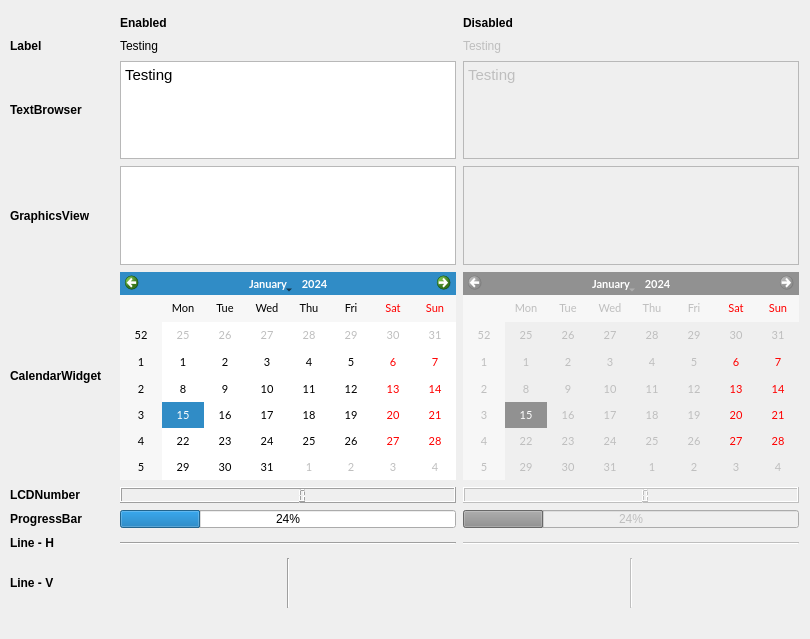
<?xml version="1.0" encoding="UTF-8"?>
<ui version="4.0">
 <class>Form</class>
 <widget class="QWidget" name="Form">
  <property name="geometry">
   <rect>
    <x>0</x>
    <y>0</y>
    <width>810</width>
    <height>639</height>
   </rect>
  </property>
  <property name="windowTitle">
   <string>Form</string>
  </property>
  <widget class="QLabel" name="label_6">
   <property name="geometry">
    <rect>
     <x>10</x>
     <y>272</y>
     <width>103</width>
     <height>208</height>
    </rect>
   </property>
   <property name="sizePolicy">
    <sizepolicy hsizetype="Preferred" vsizetype="Preferred">
     <horstretch>0</horstretch>
     <verstretch>0</verstretch>
    </sizepolicy>
   </property>
   <property name="minimumSize">
    <size>
     <width>0</width>
     <height>0</height>
    </size>
   </property>
   <property name="maximumSize">
    <size>
     <width>16777215</width>
     <height>16777215</height>
    </size>
   </property>
   <property name="font">
    <font>
     <weight>75</weight>
     <bold>true</bold>
    </font>
   </property>
   <property name="toolTip">
    <string>This is a tool tip</string>
   </property>
   <property name="statusTip">
    <string>This is a status tip</string>
   </property>
   <property name="whatsThis">
    <string>This is &quot;what is this&quot;</string>
   </property>
   <property name="text">
    <string>CalendarWidget</string>
   </property>
  </widget>
  <widget class="QLabel" name="label_4">
   <property name="geometry">
    <rect>
     <x>10</x>
     <y>61</y>
     <width>103</width>
     <height>98</height>
    </rect>
   </property>
   <property name="sizePolicy">
    <sizepolicy hsizetype="Preferred" vsizetype="Preferred">
     <horstretch>0</horstretch>
     <verstretch>0</verstretch>
    </sizepolicy>
   </property>
   <property name="minimumSize">
    <size>
     <width>0</width>
     <height>0</height>
    </size>
   </property>
   <property name="maximumSize">
    <size>
     <width>16777215</width>
     <height>16777215</height>
    </size>
   </property>
   <property name="font">
    <font>
     <weight>75</weight>
     <bold>true</bold>
    </font>
   </property>
   <property name="toolTip">
    <string>This is a tool tip</string>
   </property>
   <property name="statusTip">
    <string>This is a status tip</string>
   </property>
   <property name="whatsThis">
    <string>This is &quot;what is this&quot;</string>
   </property>
   <property name="text">
    <string>TextBrowser</string>
   </property>
  </widget>
  <widget class="QLabel" name="label_78">
   <property name="geometry">
    <rect>
     <x>463</x>
     <y>15</y>
     <width>336</width>
     <height>16</height>
    </rect>
   </property>
   <property name="sizePolicy">
    <sizepolicy hsizetype="Preferred" vsizetype="Preferred">
     <horstretch>0</horstretch>
     <verstretch>0</verstretch>
    </sizepolicy>
   </property>
   <property name="font">
    <font>
     <weight>75</weight>
     <bold>true</bold>
    </font>
   </property>
   <property name="text">
    <string>Disabled</string>
   </property>
  </widget>
  <widget class="QLCDNumber" name="lcdNumber">
   <property name="geometry">
    <rect>
     <x>120</x>
     <y>487</y>
     <width>336</width>
     <height>16</height>
    </rect>
   </property>
   <property name="sizePolicy">
    <sizepolicy hsizetype="Preferred" vsizetype="Preferred">
     <horstretch>0</horstretch>
     <verstretch>0</verstretch>
    </sizepolicy>
   </property>
   <property name="minimumSize">
    <size>
     <width>0</width>
     <height>0</height>
    </size>
   </property>
   <property name="maximumSize">
    <size>
     <width>16777215</width>
     <height>16777215</height>
    </size>
   </property>
   <property name="toolTip">
    <string>This is a tool tip</string>
   </property>
   <property name="statusTip">
    <string>This is a status tip</string>
   </property>
   <property name="whatsThis">
    <string>This is &quot;what is this&quot;</string>
   </property>
  </widget>
  <widget class="QLabel" name="label_77">
   <property name="geometry">
    <rect>
     <x>120</x>
     <y>15</y>
     <width>336</width>
     <height>16</height>
    </rect>
   </property>
   <property name="sizePolicy">
    <sizepolicy hsizetype="Preferred" vsizetype="Preferred">
     <horstretch>0</horstretch>
     <verstretch>0</verstretch>
    </sizepolicy>
   </property>
   <property name="font">
    <font>
     <weight>75</weight>
     <bold>true</bold>
    </font>
   </property>
   <property name="text">
    <string>Enabled</string>
   </property>
  </widget>
  <widget class="QCalendarWidget" name="calendarWidgetDis">
   <property name="enabled">
    <bool>false</bool>
   </property>
   <property name="geometry">
    <rect>
     <x>463</x>
     <y>272</y>
     <width>336</width>
     <height>208</height>
    </rect>
   </property>
   <property name="sizePolicy">
    <sizepolicy hsizetype="Preferred" vsizetype="Preferred">
     <horstretch>0</horstretch>
     <verstretch>0</verstretch>
    </sizepolicy>
   </property>
   <property name="maximumSize">
    <size>
     <width>350</width>
     <height>16777215</height>
    </size>
   </property>
   <property name="font">
    <font>
     <family>Lato</family>
     <pointsize>8</pointsize>
     <italic>false</italic>
    </font>
   </property>
  </widget>
  <widget class="QTextBrowser" name="textBrowserDis">
   <property name="enabled">
    <bool>false</bool>
   </property>
   <property name="geometry">
    <rect>
     <x>463</x>
     <y>61</y>
     <width>336</width>
     <height>98</height>
    </rect>
   </property>
   <property name="sizePolicy">
    <sizepolicy hsizetype="Preferred" vsizetype="Preferred">
     <horstretch>0</horstretch>
     <verstretch>0</verstretch>
    </sizepolicy>
   </property>
   <property name="html">
    <string>&lt;!DOCTYPE HTML PUBLIC &quot;-//W3C//DTD HTML 4.0//EN&quot; &quot;http://www.w3.org/TR/REC-html40/strict.dtd&quot;&gt;
&lt;html&gt;&lt;head&gt;&lt;meta name=&quot;qrichtext&quot; content=&quot;1&quot; /&gt;&lt;style type=&quot;text/css&quot;&gt;
p, li { white-space: pre-wrap; }
&lt;/style&gt;&lt;/head&gt;&lt;body style=&quot; font-family:'MS Shell Dlg 2'; font-size:7.8pt; font-weight:400; font-style:normal;&quot;&gt;
&lt;p style=&quot; margin-top:0px; margin-bottom:0px; margin-left:0px; margin-right:0px; -qt-block-indent:0; text-indent:0px;&quot;&gt;&lt;span style=&quot; font-family:'Cantarell'; font-size:11pt;&quot;&gt;Testing&lt;/span&gt;&lt;/p&gt;&lt;/body&gt;&lt;/html&gt;</string>
   </property>
  </widget>
  <widget class="QLabel" name="label_3">
   <property name="geometry">
    <rect>
     <x>10</x>
     <y>38</y>
     <width>103</width>
     <height>16</height>
    </rect>
   </property>
   <property name="sizePolicy">
    <sizepolicy hsizetype="Preferred" vsizetype="Preferred">
     <horstretch>0</horstretch>
     <verstretch>0</verstretch>
    </sizepolicy>
   </property>
   <property name="minimumSize">
    <size>
     <width>0</width>
     <height>0</height>
    </size>
   </property>
   <property name="maximumSize">
    <size>
     <width>16777215</width>
     <height>16777215</height>
    </size>
   </property>
   <property name="font">
    <font>
     <weight>75</weight>
     <bold>true</bold>
    </font>
   </property>
   <property name="toolTip">
    <string>This is a tool tip</string>
   </property>
   <property name="statusTip">
    <string>This is a status tip</string>
   </property>
   <property name="whatsThis">
    <string>This is &quot;what is this&quot;</string>
   </property>
   <property name="text">
    <string>Label</string>
   </property>
  </widget>
  <widget class="QTextBrowser" name="textBrowser">
   <property name="geometry">
    <rect>
     <x>120</x>
     <y>61</y>
     <width>336</width>
     <height>98</height>
    </rect>
   </property>
   <property name="sizePolicy">
    <sizepolicy hsizetype="Preferred" vsizetype="Preferred">
     <horstretch>0</horstretch>
     <verstretch>0</verstretch>
    </sizepolicy>
   </property>
   <property name="minimumSize">
    <size>
     <width>0</width>
     <height>0</height>
    </size>
   </property>
   <property name="maximumSize">
    <size>
     <width>16777215</width>
     <height>16777215</height>
    </size>
   </property>
   <property name="toolTip">
    <string>This is a tool tip</string>
   </property>
   <property name="statusTip">
    <string>This is a status tip</string>
   </property>
   <property name="whatsThis">
    <string>This is &quot;what is this&quot;</string>
   </property>
   <property name="html">
    <string>&lt;!DOCTYPE HTML PUBLIC &quot;-//W3C//DTD HTML 4.0//EN&quot; &quot;http://www.w3.org/TR/REC-html40/strict.dtd&quot;&gt;
&lt;html&gt;&lt;head&gt;&lt;meta name=&quot;qrichtext&quot; content=&quot;1&quot; /&gt;&lt;style type=&quot;text/css&quot;&gt;
p, li { white-space: pre-wrap; }
&lt;/style&gt;&lt;/head&gt;&lt;body style=&quot; font-family:'MS Shell Dlg 2'; font-size:7.8pt; font-weight:400; font-style:normal;&quot;&gt;
&lt;p style=&quot; margin-top:0px; margin-bottom:0px; margin-left:0px; margin-right:0px; -qt-block-indent:0; text-indent:0px;&quot;&gt;&lt;span style=&quot; font-family:'Cantarell'; font-size:11pt;&quot;&gt;Testing&lt;/span&gt;&lt;/p&gt;
&lt;p style=&quot;-qt-paragraph-type:empty; margin-top:0px; margin-bottom:0px; margin-left:0px; margin-right:0px; -qt-block-indent:0; text-indent:0px; font-family:'Cantarell'; font-size:11pt;&quot;&gt;&lt;br /&gt;&lt;/p&gt;&lt;/body&gt;&lt;/html&gt;</string>
   </property>
  </widget>
  <widget class="QGraphicsView" name="graphicsViewDis">
   <property name="enabled">
    <bool>false</bool>
   </property>
   <property name="geometry">
    <rect>
     <x>463</x>
     <y>166</y>
     <width>336</width>
     <height>99</height>
    </rect>
   </property>
   <property name="sizePolicy">
    <sizepolicy hsizetype="Preferred" vsizetype="Preferred">
     <horstretch>0</horstretch>
     <verstretch>0</verstretch>
    </sizepolicy>
   </property>
  </widget>
  <widget class="QLCDNumber" name="lcdNumberDis">
   <property name="enabled">
    <bool>false</bool>
   </property>
   <property name="geometry">
    <rect>
     <x>463</x>
     <y>487</y>
     <width>336</width>
     <height>16</height>
    </rect>
   </property>
   <property name="sizePolicy">
    <sizepolicy hsizetype="Preferred" vsizetype="Preferred">
     <horstretch>0</horstretch>
     <verstretch>0</verstretch>
    </sizepolicy>
   </property>
  </widget>
  <widget class="QCalendarWidget" name="calendarWidget">
   <property name="geometry">
    <rect>
     <x>120</x>
     <y>272</y>
     <width>336</width>
     <height>208</height>
    </rect>
   </property>
   <property name="sizePolicy">
    <sizepolicy hsizetype="Preferred" vsizetype="Preferred">
     <horstretch>0</horstretch>
     <verstretch>0</verstretch>
    </sizepolicy>
   </property>
   <property name="minimumSize">
    <size>
     <width>0</width>
     <height>0</height>
    </size>
   </property>
   <property name="maximumSize">
    <size>
     <width>350</width>
     <height>16777215</height>
    </size>
   </property>
   <property name="font">
    <font>
     <family>Lato</family>
     <pointsize>8</pointsize>
     <italic>false</italic>
    </font>
   </property>
   <property name="toolTip">
    <string>This is a tool tip</string>
   </property>
   <property name="statusTip">
    <string>This is a status tip</string>
   </property>
   <property name="whatsThis">
    <string>This is &quot;what is this&quot;</string>
   </property>
  </widget>
  <widget class="QLabel" name="label_2">
   <property name="geometry">
    <rect>
     <x>120</x>
     <y>38</y>
     <width>336</width>
     <height>16</height>
    </rect>
   </property>
   <property name="sizePolicy">
    <sizepolicy hsizetype="Preferred" vsizetype="Preferred">
     <horstretch>0</horstretch>
     <verstretch>0</verstretch>
    </sizepolicy>
   </property>
   <property name="minimumSize">
    <size>
     <width>0</width>
     <height>0</height>
    </size>
   </property>
   <property name="maximumSize">
    <size>
     <width>16777215</width>
     <height>16777215</height>
    </size>
   </property>
   <property name="toolTip">
    <string>This is a tool tip</string>
   </property>
   <property name="statusTip">
    <string>This is a status tip</string>
   </property>
   <property name="whatsThis">
    <string>This is &quot;what is this&quot;</string>
   </property>
   <property name="text">
    <string>Testing</string>
   </property>
  </widget>
  <widget class="QLabel" name="label_79">
   <property name="enabled">
    <bool>false</bool>
   </property>
   <property name="geometry">
    <rect>
     <x>463</x>
     <y>38</y>
     <width>336</width>
     <height>16</height>
    </rect>
   </property>
   <property name="sizePolicy">
    <sizepolicy hsizetype="Preferred" vsizetype="Preferred">
     <horstretch>0</horstretch>
     <verstretch>0</verstretch>
    </sizepolicy>
   </property>
   <property name="text">
    <string>Testing</string>
   </property>
  </widget>
  <widget class="QLabel" name="label_10">
   <property name="geometry">
    <rect>
     <x>10</x>
     <y>558</y>
     <width>103</width>
     <height>50</height>
    </rect>
   </property>
   <property name="sizePolicy">
    <sizepolicy hsizetype="Preferred" vsizetype="Preferred">
     <horstretch>0</horstretch>
     <verstretch>0</verstretch>
    </sizepolicy>
   </property>
   <property name="minimumSize">
    <size>
     <width>0</width>
     <height>0</height>
    </size>
   </property>
   <property name="maximumSize">
    <size>
     <width>16777215</width>
     <height>16777215</height>
    </size>
   </property>
   <property name="font">
    <font>
     <weight>75</weight>
     <bold>true</bold>
    </font>
   </property>
   <property name="toolTip">
    <string>This is a tool tip</string>
   </property>
   <property name="statusTip">
    <string>This is a status tip</string>
   </property>
   <property name="whatsThis">
    <string>This is &quot;what is this&quot;</string>
   </property>
   <property name="text">
    <string>Line - V</string>
   </property>
  </widget>
  <widget class="Line" name="lineV">
   <property name="geometry">
    <rect>
     <x>120</x>
     <y>558</y>
     <width>336</width>
     <height>50</height>
    </rect>
   </property>
   <property name="sizePolicy">
    <sizepolicy hsizetype="Preferred" vsizetype="Preferred">
     <horstretch>0</horstretch>
     <verstretch>0</verstretch>
    </sizepolicy>
   </property>
   <property name="minimumSize">
    <size>
     <width>0</width>
     <height>50</height>
    </size>
   </property>
   <property name="maximumSize">
    <size>
     <width>16777215</width>
     <height>16777215</height>
    </size>
   </property>
   <property name="toolTip">
    <string>This is a tool tip</string>
   </property>
   <property name="statusTip">
    <string>This is a status tip</string>
   </property>
   <property name="whatsThis">
    <string>This is &quot;what is this&quot;</string>
   </property>
   <property name="orientation">
    <enum>Qt::Vertical</enum>
   </property>
  </widget>
  <widget class="QLabel" name="label_7">
   <property name="geometry">
    <rect>
     <x>10</x>
     <y>487</y>
     <width>103</width>
     <height>16</height>
    </rect>
   </property>
   <property name="sizePolicy">
    <sizepolicy hsizetype="Preferred" vsizetype="Preferred">
     <horstretch>0</horstretch>
     <verstretch>0</verstretch>
    </sizepolicy>
   </property>
   <property name="minimumSize">
    <size>
     <width>0</width>
     <height>0</height>
    </size>
   </property>
   <property name="maximumSize">
    <size>
     <width>16777215</width>
     <height>16777215</height>
    </size>
   </property>
   <property name="font">
    <font>
     <weight>75</weight>
     <bold>true</bold>
    </font>
   </property>
   <property name="toolTip">
    <string>This is a tool tip</string>
   </property>
   <property name="statusTip">
    <string>This is a status tip</string>
   </property>
   <property name="whatsThis">
    <string>This is &quot;what is this&quot;</string>
   </property>
   <property name="text">
    <string>LCDNumber</string>
   </property>
  </widget>
  <widget class="QLabel" name="label_5">
   <property name="geometry">
    <rect>
     <x>10</x>
     <y>166</y>
     <width>103</width>
     <height>99</height>
    </rect>
   </property>
   <property name="sizePolicy">
    <sizepolicy hsizetype="Preferred" vsizetype="Preferred">
     <horstretch>0</horstretch>
     <verstretch>0</verstretch>
    </sizepolicy>
   </property>
   <property name="minimumSize">
    <size>
     <width>0</width>
     <height>0</height>
    </size>
   </property>
   <property name="maximumSize">
    <size>
     <width>16777215</width>
     <height>16777215</height>
    </size>
   </property>
   <property name="font">
    <font>
     <weight>75</weight>
     <bold>true</bold>
    </font>
   </property>
   <property name="toolTip">
    <string>This is a tool tip</string>
   </property>
   <property name="statusTip">
    <string>This is a status tip</string>
   </property>
   <property name="whatsThis">
    <string>This is &quot;what is this&quot;</string>
   </property>
   <property name="text">
    <string>GraphicsView</string>
   </property>
  </widget>
  <widget class="QGraphicsView" name="graphicsView">
   <property name="geometry">
    <rect>
     <x>120</x>
     <y>166</y>
     <width>336</width>
     <height>99</height>
    </rect>
   </property>
   <property name="sizePolicy">
    <sizepolicy hsizetype="Preferred" vsizetype="Preferred">
     <horstretch>0</horstretch>
     <verstretch>0</verstretch>
    </sizepolicy>
   </property>
   <property name="minimumSize">
    <size>
     <width>0</width>
     <height>0</height>
    </size>
   </property>
   <property name="maximumSize">
    <size>
     <width>16777215</width>
     <height>16777215</height>
    </size>
   </property>
   <property name="toolTip">
    <string>This is a tool tip</string>
   </property>
   <property name="statusTip">
    <string>This is a status tip</string>
   </property>
   <property name="whatsThis">
    <string>This is &quot;what is this&quot;</string>
   </property>
  </widget>
  <widget class="QLabel" name="label_8">
   <property name="geometry">
    <rect>
     <x>10</x>
     <y>510</y>
     <width>103</width>
     <height>18</height>
    </rect>
   </property>
   <property name="sizePolicy">
    <sizepolicy hsizetype="Preferred" vsizetype="Preferred">
     <horstretch>0</horstretch>
     <verstretch>0</verstretch>
    </sizepolicy>
   </property>
   <property name="minimumSize">
    <size>
     <width>0</width>
     <height>0</height>
    </size>
   </property>
   <property name="maximumSize">
    <size>
     <width>16777215</width>
     <height>16777215</height>
    </size>
   </property>
   <property name="font">
    <font>
     <weight>75</weight>
     <bold>true</bold>
    </font>
   </property>
   <property name="toolTip">
    <string>This is a tool tip</string>
   </property>
   <property name="statusTip">
    <string>This is a status tip</string>
   </property>
   <property name="whatsThis">
    <string>This is &quot;what is this&quot;</string>
   </property>
   <property name="text">
    <string>ProgressBar</string>
   </property>
  </widget>
  <widget class="Line" name="lineVDis">
   <property name="enabled">
    <bool>false</bool>
   </property>
   <property name="geometry">
    <rect>
     <x>463</x>
     <y>558</y>
     <width>336</width>
     <height>50</height>
    </rect>
   </property>
   <property name="sizePolicy">
    <sizepolicy hsizetype="Preferred" vsizetype="Preferred">
     <horstretch>0</horstretch>
     <verstretch>0</verstretch>
    </sizepolicy>
   </property>
   <property name="minimumSize">
    <size>
     <width>0</width>
     <height>50</height>
    </size>
   </property>
   <property name="orientation">
    <enum>Qt::Vertical</enum>
   </property>
  </widget>
  <widget class="Line" name="lineHDis">
   <property name="enabled">
    <bool>false</bool>
   </property>
   <property name="geometry">
    <rect>
     <x>463</x>
     <y>535</y>
     <width>336</width>
     <height>16</height>
    </rect>
   </property>
   <property name="sizePolicy">
    <sizepolicy hsizetype="Preferred" vsizetype="Preferred">
     <horstretch>0</horstretch>
     <verstretch>0</verstretch>
    </sizepolicy>
   </property>
   <property name="orientation">
    <enum>Qt::Horizontal</enum>
   </property>
  </widget>
  <widget class="QProgressBar" name="progressBarDis">
   <property name="enabled">
    <bool>false</bool>
   </property>
   <property name="geometry">
    <rect>
     <x>463</x>
     <y>510</y>
     <width>336</width>
     <height>18</height>
    </rect>
   </property>
   <property name="sizePolicy">
    <sizepolicy hsizetype="Preferred" vsizetype="Preferred">
     <horstretch>0</horstretch>
     <verstretch>0</verstretch>
    </sizepolicy>
   </property>
   <property name="value">
    <number>24</number>
   </property>
  </widget>
  <widget class="Line" name="lineH">
   <property name="geometry">
    <rect>
     <x>120</x>
     <y>535</y>
     <width>336</width>
     <height>16</height>
    </rect>
   </property>
   <property name="sizePolicy">
    <sizepolicy hsizetype="Preferred" vsizetype="Preferred">
     <horstretch>0</horstretch>
     <verstretch>0</verstretch>
    </sizepolicy>
   </property>
   <property name="minimumSize">
    <size>
     <width>0</width>
     <height>0</height>
    </size>
   </property>
   <property name="maximumSize">
    <size>
     <width>16777215</width>
     <height>16777215</height>
    </size>
   </property>
   <property name="toolTip">
    <string>This is a tool tip</string>
   </property>
   <property name="statusTip">
    <string>This is a status tip</string>
   </property>
   <property name="whatsThis">
    <string>This is &quot;what is this&quot;</string>
   </property>
   <property name="orientation">
    <enum>Qt::Horizontal</enum>
   </property>
  </widget>
  <widget class="QLabel" name="label_9">
   <property name="geometry">
    <rect>
     <x>10</x>
     <y>535</y>
     <width>103</width>
     <height>16</height>
    </rect>
   </property>
   <property name="sizePolicy">
    <sizepolicy hsizetype="Preferred" vsizetype="Preferred">
     <horstretch>0</horstretch>
     <verstretch>0</verstretch>
    </sizepolicy>
   </property>
   <property name="minimumSize">
    <size>
     <width>0</width>
     <height>0</height>
    </size>
   </property>
   <property name="maximumSize">
    <size>
     <width>16777215</width>
     <height>16777215</height>
    </size>
   </property>
   <property name="font">
    <font>
     <weight>75</weight>
     <bold>true</bold>
    </font>
   </property>
   <property name="toolTip">
    <string>This is a tool tip</string>
   </property>
   <property name="statusTip">
    <string>This is a status tip</string>
   </property>
   <property name="whatsThis">
    <string>This is &quot;what is this&quot;</string>
   </property>
   <property name="text">
    <string>Line - H</string>
   </property>
  </widget>
  <widget class="QProgressBar" name="progressBar">
   <property name="geometry">
    <rect>
     <x>120</x>
     <y>510</y>
     <width>336</width>
     <height>18</height>
    </rect>
   </property>
   <property name="sizePolicy">
    <sizepolicy hsizetype="Preferred" vsizetype="Preferred">
     <horstretch>0</horstretch>
     <verstretch>0</verstretch>
    </sizepolicy>
   </property>
   <property name="minimumSize">
    <size>
     <width>0</width>
     <height>0</height>
    </size>
   </property>
   <property name="maximumSize">
    <size>
     <width>16777215</width>
     <height>16777215</height>
    </size>
   </property>
   <property name="toolTip">
    <string>This is a tool tip</string>
   </property>
   <property name="statusTip">
    <string>This is a status tip</string>
   </property>
   <property name="whatsThis">
    <string>This is &quot;what is this&quot;</string>
   </property>
   <property name="value">
    <number>24</number>
   </property>
  </widget>
 </widget>
 <resources/>
 <connections/>
</ui>
